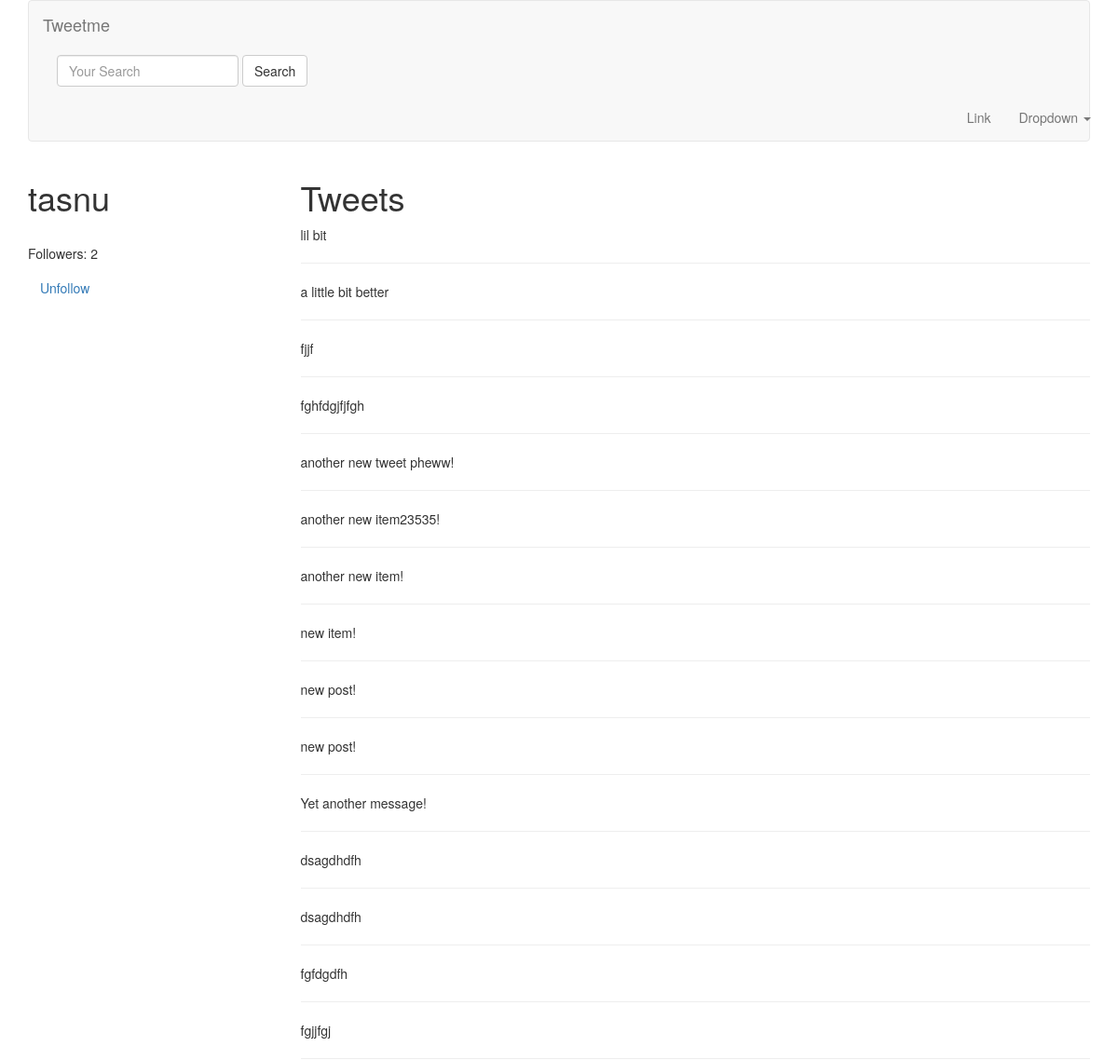
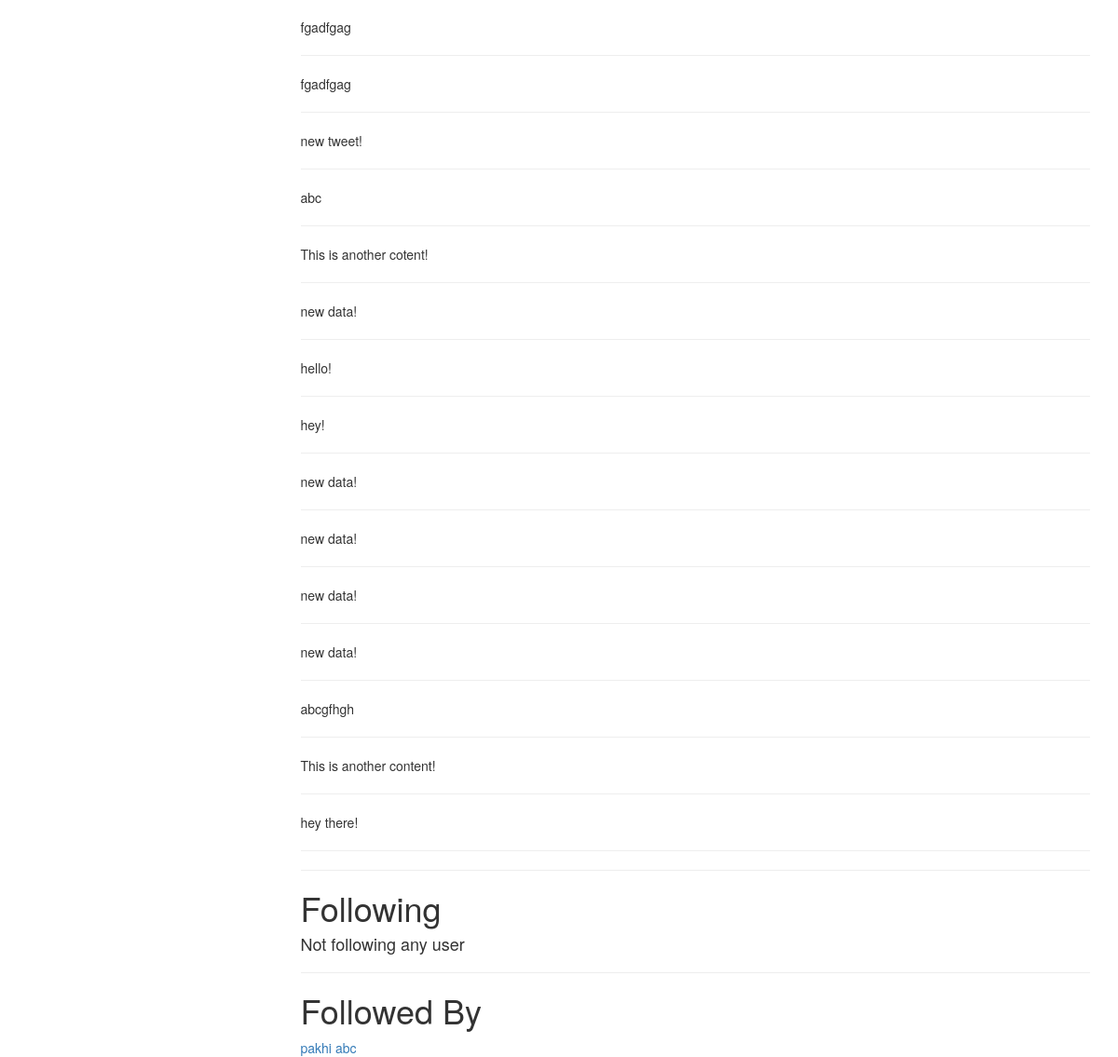
Page /tasnu/ (signed in) on the earlier database version (2 pictures, top to bottom).
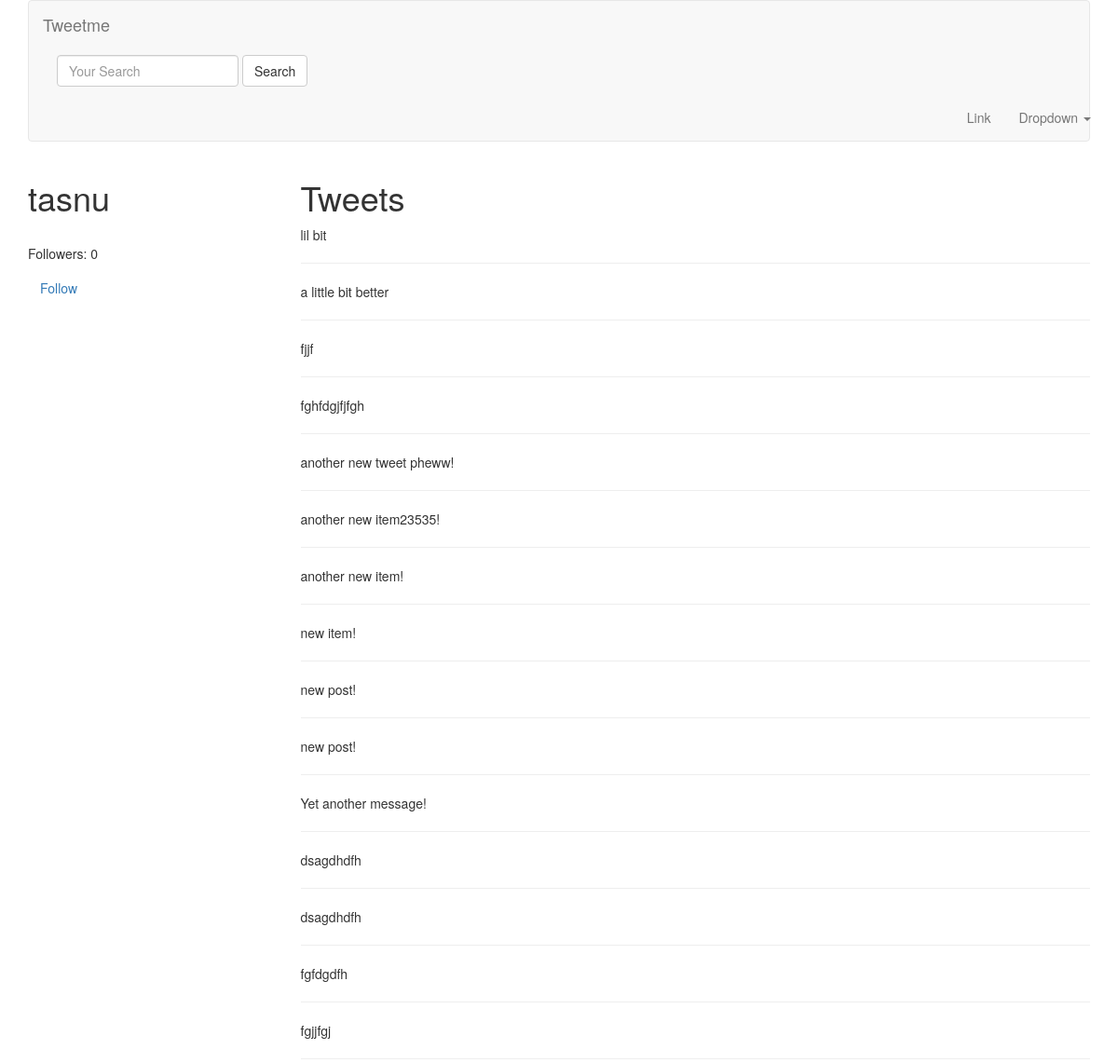
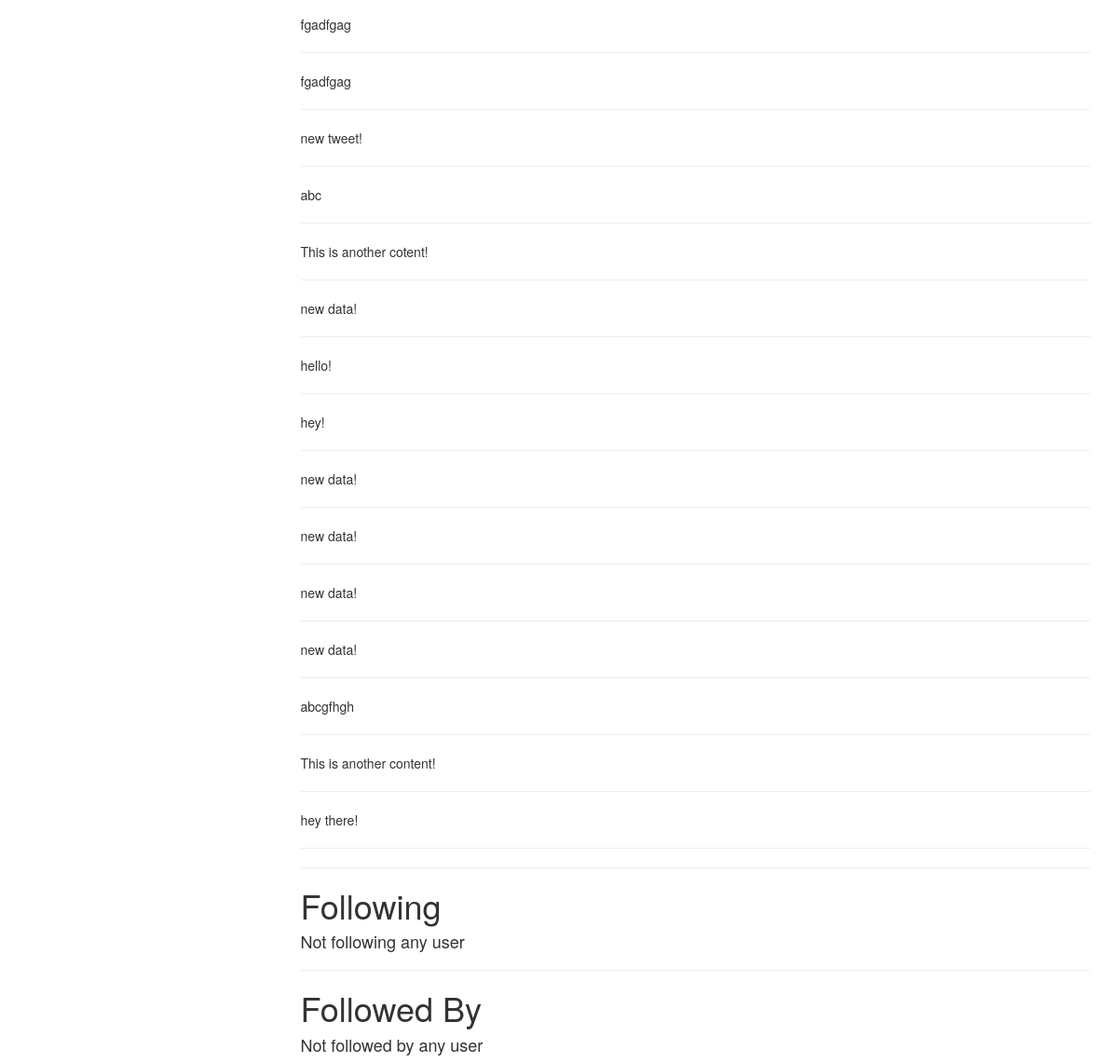
Same page on the later database version (2 pictures, top to bottom).
### tweets/models.py (models this page shows, shortened)
class Tweet(models.Model):
    user = models.ForeignKey(settings.AUTH_USER_MODEL)
    content = models.CharField(max_length=140,validators=[validate_content])
    updated = models.DateTimeField(auto_now=True)
    timestamp = models.DateTimeField(auto_now_add=True)
    def __str__(self):
        return str(self.content)
    class Meta:
        ordering = ['-timestamp']

### accounts/models.py (models this page shows, shortened)
class UserProfile(models.Model):
    user = models.OneToOneField(settings.AUTH_USER_MODEL, related_name='profile')
    following = models.ManyToManyField(settings.AUTH_USER_MODEL, blank=True, related_name='followed_by')
    objects = UserProfileManager()

### accounts/views.py (the view)
# urls.py: url(r'^(?P<username>[\w.@+-]+)/$',UserDetailView.as_view(),name='detail'),
class UserDetailView(DetailView):
    template_name = "accounts/user_detail.html"
    queryset = User.objects.all()
    def get_object(self):
        return get_object_or_404(User,username__iexact=self.kwargs.get("username"))
    def get_context_data(self, *args, **kwargs):
        context = super(UserDetailView,self).get_context_data(*args, **kwargs)
        follow= UserProfile.objects.is_following(self.request.user, self.get_object())
        context['following']= follow
        return context

### accounts/models.py (called while the page is built)
    def all(self):
        qs = self.get_queryset().all()
        try:
            if self.instance:
                qs = qs.exclude(user = self.instance)
        except:
            pass
        return qs

    def is_following(self,user,followed_by_user):
        user_profile, created = UserProfile.objects.get_or_create(user=user)
        if created:
            return False
        if followed_by_user in user_profile.following.all():
            return True
        return False

### accounts/templates/accounts/user_detail.html
{% extends 'base.html' %}
{% block content %}
    <div class="row">
        <div class="col-sm-3 col-xs-12">
            <h1> {{ object.username }}</h1><br/>
            <p>Followers: {{ object.followed_by.all.count }}</p>
            <p><a class="btn btn-link" href="{% url "profiles:follow" username=object.username %}">
                {% if following %}Unfollow {% else %}Follow{% endif %}</a></p>
        </div>
        <div class="col-sm-9 col-xs-12">
            <h1>Tweets</h1>
            {% for tweet in object.tweet_set.all  %}
                {{ tweet }}<br/><hr/>
            {% endfor %}
            <hr/>
            <h1>Following <small> {{ object.profile.get_following.count }} </small></h1>
            {% for user in object.profile.get_following  %}
                <a href="/{{ user.username }}">{{ user.username }}</a><br/>
                {% empty %}
                <h4>Not following any user</h4>
            {% endfor %}
            <hr/>
            <h1>Followed By</h1>
            {% for profile in object.followed_by.all %}
                <a href="/{{ profile.user.username }}"> {{ profile.user.username}}</a>
                {% empty %}
                <h4>Not followed by any user</h4>
            {% endfor %}
        </div>
    </div>
{% endblock content %}

Differences in the rows shown:
no longer on this page (row edited): UserProfile: user.username "pakhi"
no longer on this page (row unchanged): UserProfile: user.username "abc"
Other differences:
{{ object.followed_by.all.count }}: "2" → "0"
text no longer shown: "Unfollow"
text now shown: "Follow Not followed by any user"
